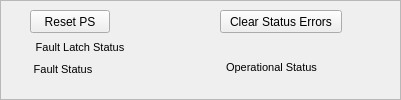
       <widget class="QFrame" name="frame_3">
        <property name="geometry">
         <rect>
          <x>10</x>
          <y>570</y>
          <width>401</width>
          <height>100</height>
         </rect>
        </property>
        <property name="frameShape">
         <enum>QFrame::StyledPanel</enum>
        </property>
        <property name="frameShadow">
         <enum>QFrame::Raised</enum>
        </property>
        <widget class="QLabel" name="label_27">
         <property name="geometry">
          <rect>
           <x>30</x>
           <y>39</y>
           <width>100</width>
           <height>16</height>
          </rect>
         </property>
         <property name="maximumSize">
          <size>
           <width>16777215</width>
           <height>24</height>
          </size>
         </property>
         <property name="font">
          <font>
           <pointsize>8</pointsize>
          </font>
         </property>
         <property name="text">
          <string>Fault Latch Status</string>
         </property>
         <property name="alignment">
          <set>Qt::AlignCenter</set>
         </property>
        </widget>
        <widget class="PyDMDrawingRectangle" name="PyDMDrawingRectangle_21">
         <property name="geometry">
          <rect>
           <x>160</x>
           <y>39</y>
           <width>25</width>
           <height>15</height>
          </rect>
         </property>
         <property name="maximumSize">
          <size>
           <width>16777215</width>
           <height>24</height>
          </size>
         </property>
         <property name="alarmSensitiveContent" stdset="0">
          <bool>true</bool>
         </property>
         <property name="alarmSensitiveBorder" stdset="0">
          <bool>false</bool>
         </property>
         <property name="channel" stdset="0">
          <string>${PDEV}:LatchedFaultState</string>
         </property>
         <property name="brush" stdset="0">
          <brush brushstyle="SolidPattern">
           <color alpha="255">
            <red>0</red>
            <green>255</green>
            <blue>0</blue>
           </color>
          </brush>
         </property>
         <property name="penStyle" stdset="0">
          <enum>Qt::SolidLine</enum>
         </property>
         <property name="penColor" stdset="0">
          <color>
           <red>0</red>
           <green>0</green>
           <blue>0</blue>
          </color>
         </property>
        </widget>
        <widget class="PyDMDrawingRectangle" name="PyDMDrawingRectangle_24">
         <property name="geometry">
          <rect>
           <x>160</x>
           <y>61</y>
           <width>25</width>
           <height>15</height>
          </rect>
         </property>
         <property name="maximumSize">
          <size>
           <width>16777215</width>
           <height>24</height>
          </size>
         </property>
         <property name="alarmSensitiveContent" stdset="0">
          <bool>true</bool>
         </property>
         <property name="alarmSensitiveBorder" stdset="0">
          <bool>false</bool>
         </property>
         <property name="channel" stdset="0">
          <string>${PDEV}:FaultStatus.STAT</string>
         </property>
         <property name="brush" stdset="0">
          <brush brushstyle="SolidPattern">
           <color alpha="255">
            <red>0</red>
            <green>255</green>
            <blue>0</blue>
           </color>
          </brush>
         </property>
         <property name="penStyle" stdset="0">
          <enum>Qt::SolidLine</enum>
         </property>
         <property name="penColor" stdset="0">
          <color>
           <red>0</red>
           <green>0</green>
           <blue>0</blue>
          </color>
         </property>
        </widget>
        <widget class="QLabel" name="label_39">
         <property name="geometry">
          <rect>
           <x>220</x>
           <y>59</y>
           <width>103</width>
           <height>16</height>
          </rect>
         </property>
         <property name="font">
          <font>
           <pointsize>8</pointsize>
          </font>
         </property>
         <property name="text">
          <string>Operational Status</string>
         </property>
         <property name="alignment">
          <set>Qt::AlignCenter</set>
         </property>
        </widget>
        <widget class="PyDMPushButton" name="PyDMPushButton_3">
         <property name="geometry">
          <rect>
           <x>30</x>
           <y>10</y>
           <width>80</width>
           <height>23</height>
          </rect>
         </property>
         <property name="text">
          <string>Reset PS</string>
         </property>
         <property name="channel" stdset="0">
          <string>${PDEV}:RESET</string>
         </property>
        </widget>
        <widget class="QLabel" name="label_40">
         <property name="geometry">
          <rect>
           <x>30</x>
           <y>61</y>
           <width>66</width>
           <height>16</height>
          </rect>
         </property>
         <property name="maximumSize">
          <size>
           <width>16777215</width>
           <height>24</height>
          </size>
         </property>
         <property name="font">
          <font>
           <pointsize>8</pointsize>
          </font>
         </property>
         <property name="text">
          <string>Fault Status</string>
         </property>
         <property name="alignment">
          <set>Qt::AlignCenter</set>
         </property>
        </widget>
        <widget class="PyDMPushButton" name="PyDMPushButton_4">
         <property name="geometry">
          <rect>
           <x>220</x>
           <y>10</y>
           <width>122</width>
           <height>23</height>
          </rect>
         </property>
         <property name="text">
          <string>Clear Status Errors</string>
         </property>
         <property name="channel" stdset="0">
          <string>${PDEV}:StateReset</string>
         </property>
        </widget>
        <widget class="PyDMDrawingRectangle" name="PyDMDrawingRectangle_25">
         <property name="geometry">
          <rect>
           <x>360</x>
           <y>59</y>
           <width>25</width>
           <height>15</height>
          </rect>
         </property>
         <property name="alarmSensitiveContent" stdset="0">
          <bool>true</bool>
         </property>
         <property name="alarmSensitiveBorder" stdset="0">
          <bool>false</bool>
         </property>
         <property name="channel" stdset="0">
          <string>${PDEV}:OperStatus.STAT</string>
         </property>
         <property name="brush" stdset="0">
          <brush brushstyle="SolidPattern">
           <color alpha="255">
            <red>0</red>
            <green>255</green>
            <blue>0</blue>
           </color>
          </brush>
         </property>
         <property name="penStyle" stdset="0">
          <enum>Qt::SolidLine</enum>
         </property>
         <property name="penColor" stdset="0">
          <color>
           <red>0</red>
           <green>0</green>
           <blue>0</blue>
          </color>
         </property>
        </widget>
       </widget>
